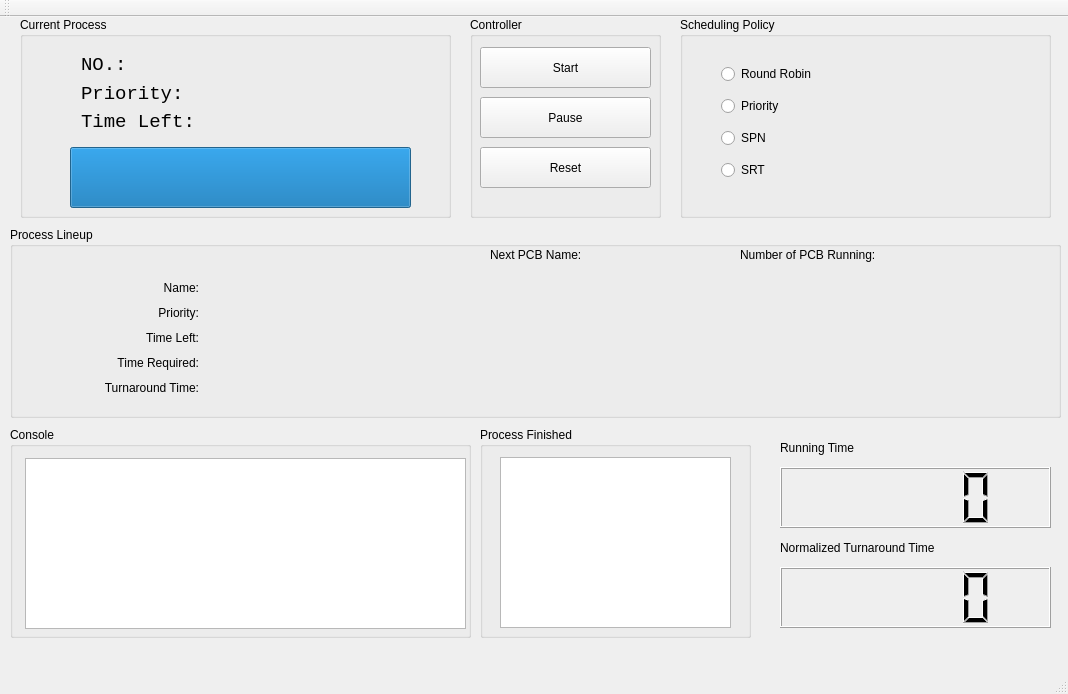
<?xml version="1.0" encoding="UTF-8"?>
<ui version="4.0">
 <class>MainWindow</class>
 <widget class="QMainWindow" name="MainWindow">
  <property name="geometry">
   <rect>
    <x>0</x>
    <y>0</y>
    <width>1068</width>
    <height>694</height>
   </rect>
  </property>
  <property name="windowTitle">
   <string>MainWindow</string>
  </property>
  <widget class="QWidget" name="centralWidget">
   <widget class="QGroupBox" name="groupBox">
    <property name="geometry">
     <rect>
      <x>20</x>
      <y>0</y>
      <width>431</width>
      <height>201</height>
     </rect>
    </property>
    <property name="title">
     <string>Current Process</string>
    </property>
    <widget class="QProgressBar" name="progressBar">
     <property name="geometry">
      <rect>
       <x>50</x>
       <y>130</y>
       <width>341</width>
       <height>61</height>
      </rect>
     </property>
     <property name="maximum">
      <number>100</number>
     </property>
     <property name="value">
      <number>100</number>
     </property>
     <property name="format">
      <string/>
     </property>
    </widget>
    <widget class="QWidget" name="gridLayoutWidget">
     <property name="geometry">
      <rect>
       <x>50</x>
       <y>26</y>
       <width>301</width>
       <height>101</height>
      </rect>
     </property>
     <layout class="QGridLayout" name="gridLayout">
      <item row="0" column="1">
       <widget class="QLabel" name="CurrentProcessNoValue">
        <property name="font">
         <font>
          <family>Consolas</family>
          <pointsize>14</pointsize>
         </font>
        </property>
        <property name="text">
         <string/>
        </property>
       </widget>
      </item>
      <item row="0" column="0">
       <widget class="QLabel" name="CurrentProcessNo">
        <property name="font">
         <font>
          <family>Consolas</family>
          <pointsize>14</pointsize>
         </font>
        </property>
        <property name="text">
         <string>NO.:</string>
        </property>
       </widget>
      </item>
      <item row="1" column="1">
       <widget class="QLabel" name="CurrentProcessPriorityValue">
        <property name="font">
         <font>
          <family>Consolas</family>
          <pointsize>14</pointsize>
         </font>
        </property>
        <property name="text">
         <string/>
        </property>
       </widget>
      </item>
      <item row="1" column="0">
       <widget class="QLabel" name="CurrentProcessPriority">
        <property name="font">
         <font>
          <family>Consolas</family>
          <pointsize>14</pointsize>
         </font>
        </property>
        <property name="text">
         <string>Priority:</string>
        </property>
       </widget>
      </item>
      <item row="2" column="0">
       <widget class="QLabel" name="CurrentProcessLeftTime">
        <property name="font">
         <font>
          <family>Consolas</family>
          <pointsize>14</pointsize>
         </font>
        </property>
        <property name="text">
         <string>Time Left:</string>
        </property>
       </widget>
      </item>
      <item row="2" column="1">
       <widget class="QLabel" name="CurrentProcessLeftTimeValue">
        <property name="font">
         <font>
          <family>Consolas</family>
          <pointsize>14</pointsize>
         </font>
        </property>
        <property name="text">
         <string/>
        </property>
       </widget>
      </item>
     </layout>
    </widget>
   </widget>
   <widget class="QGroupBox" name="groupBox_2">
    <property name="geometry">
     <rect>
      <x>470</x>
      <y>0</y>
      <width>191</width>
      <height>201</height>
     </rect>
    </property>
    <property name="title">
     <string>Controller</string>
    </property>
    <widget class="QPushButton" name="StartButton">
     <property name="geometry">
      <rect>
       <x>10</x>
       <y>30</y>
       <width>171</width>
       <height>41</height>
      </rect>
     </property>
     <property name="text">
      <string>Start</string>
     </property>
    </widget>
    <widget class="QPushButton" name="PauseButton">
     <property name="geometry">
      <rect>
       <x>10</x>
       <y>80</y>
       <width>171</width>
       <height>41</height>
      </rect>
     </property>
     <property name="text">
      <string>Pause</string>
     </property>
    </widget>
    <widget class="QPushButton" name="ResetButton">
     <property name="geometry">
      <rect>
       <x>10</x>
       <y>130</y>
       <width>171</width>
       <height>41</height>
      </rect>
     </property>
     <property name="text">
      <string>Reset</string>
     </property>
    </widget>
   </widget>
   <widget class="QGroupBox" name="groupBox_3">
    <property name="geometry">
     <rect>
      <x>680</x>
      <y>0</y>
      <width>371</width>
      <height>201</height>
     </rect>
    </property>
    <property name="title">
     <string>Scheduling Policy</string>
    </property>
    <widget class="QWidget" name="verticalLayoutWidget">
     <property name="geometry">
      <rect>
       <x>30</x>
       <y>30</y>
       <width>131</width>
       <height>151</height>
      </rect>
     </property>
     <layout class="QVBoxLayout" name="verticalLayout">
      <item>
       <widget class="QRadioButton" name="RRChosen">
        <property name="text">
         <string>Round Robin</string>
        </property>
       </widget>
      </item>
      <item>
       <widget class="QRadioButton" name="PRChosen">
        <property name="text">
         <string>Priority</string>
        </property>
       </widget>
      </item>
      <item>
       <widget class="QRadioButton" name="SPNChosen">
        <property name="text">
         <string>SPN</string>
        </property>
       </widget>
      </item>
      <item>
       <widget class="QRadioButton" name="SRTChosen">
        <property name="text">
         <string>SRT</string>
        </property>
       </widget>
      </item>
     </layout>
    </widget>
    <widget class="QLabel" name="DispatchTacticsExplanation">
     <property name="geometry">
      <rect>
       <x>180</x>
       <y>30</y>
       <width>171</width>
       <height>151</height>
      </rect>
     </property>
     <property name="text">
      <string/>
     </property>
     <property name="textFormat">
      <enum>Qt::AutoText</enum>
     </property>
     <property name="alignment">
      <set>Qt::AlignLeading|Qt::AlignLeft|Qt::AlignTop</set>
     </property>
     <property name="wordWrap">
      <bool>true</bool>
     </property>
    </widget>
   </widget>
   <widget class="QGroupBox" name="groupBox_4">
    <property name="geometry">
     <rect>
      <x>10</x>
      <y>210</y>
      <width>1051</width>
      <height>191</height>
     </rect>
    </property>
    <property name="title">
     <string>Process Lineup</string>
    </property>
    <widget class="QWidget" name="verticalLayoutWidget_2">
     <property name="geometry">
      <rect>
       <x>40</x>
       <y>40</y>
       <width>160</width>
       <height>141</height>
      </rect>
     </property>
     <layout class="QVBoxLayout" name="verticalLayout_2">
      <item>
       <widget class="QLabel" name="label_1">
        <property name="baseSize">
         <size>
          <width>33</width>
          <height>33</height>
         </size>
        </property>
        <property name="text">
         <string>Name:</string>
        </property>
        <property name="alignment">
         <set>Qt::AlignRight|Qt::AlignTrailing|Qt::AlignVCenter</set>
        </property>
       </widget>
      </item>
      <item>
       <widget class="QLabel" name="label_3">
        <property name="text">
         <string>Priority:</string>
        </property>
        <property name="alignment">
         <set>Qt::AlignRight|Qt::AlignTrailing|Qt::AlignVCenter</set>
        </property>
       </widget>
      </item>
      <item>
       <widget class="QLabel" name="label_5">
        <property name="text">
         <string>Time Left:</string>
        </property>
        <property name="alignment">
         <set>Qt::AlignRight|Qt::AlignTrailing|Qt::AlignVCenter</set>
        </property>
       </widget>
      </item>
      <item>
       <widget class="QLabel" name="label_7">
        <property name="text">
         <string>Time Required:</string>
        </property>
        <property name="alignment">
         <set>Qt::AlignRight|Qt::AlignTrailing|Qt::AlignVCenter</set>
        </property>
       </widget>
      </item>
      <item>
       <widget class="QLabel" name="label_9">
        <property name="text">
         <string>Turnaround Time:</string>
        </property>
        <property name="alignment">
         <set>Qt::AlignRight|Qt::AlignTrailing|Qt::AlignVCenter</set>
        </property>
       </widget>
      </item>
     </layout>
    </widget>
    <widget class="QWidget" name="gridLayoutWidget_4">
     <property name="geometry">
      <rect>
       <x>200</x>
       <y>40</y>
       <width>691</width>
       <height>141</height>
      </rect>
     </property>
     <layout class="QGridLayout" name="gridLayout_4">
      <item row="1" column="1">
       <widget class="QLabel" name="Priority1_2">
        <property name="text">
         <string/>
        </property>
        <property name="alignment">
         <set>Qt::AlignCenter</set>
        </property>
       </widget>
      </item>
      <item row="0" column="3">
       <widget class="QLabel" name="Name1_4">
        <property name="text">
         <string/>
        </property>
        <property name="alignment">
         <set>Qt::AlignCenter</set>
        </property>
       </widget>
      </item>
      <item row="3" column="3">
       <widget class="QLabel" name="TimeRequired1_4">
        <property name="text">
         <string/>
        </property>
        <property name="alignment">
         <set>Qt::AlignCenter</set>
        </property>
       </widget>
      </item>
      <item row="2" column="1">
       <widget class="QLabel" name="TimeLeft1_2">
        <property name="text">
         <string/>
        </property>
        <property name="alignment">
         <set>Qt::AlignCenter</set>
        </property>
       </widget>
      </item>
      <item row="2" column="3">
       <widget class="QLabel" name="TimeLeft1_4">
        <property name="text">
         <string/>
        </property>
        <property name="alignment">
         <set>Qt::AlignCenter</set>
        </property>
       </widget>
      </item>
      <item row="2" column="2">
       <widget class="QLabel" name="TimeLeft1_3">
        <property name="text">
         <string/>
        </property>
        <property name="alignment">
         <set>Qt::AlignCenter</set>
        </property>
       </widget>
      </item>
      <item row="0" column="1">
       <widget class="QLabel" name="Name1_2">
        <property name="text">
         <string/>
        </property>
        <property name="alignment">
         <set>Qt::AlignCenter</set>
        </property>
       </widget>
      </item>
      <item row="2" column="0">
       <widget class="QLabel" name="TimeLeft1">
        <property name="text">
         <string/>
        </property>
        <property name="alignment">
         <set>Qt::AlignCenter</set>
        </property>
       </widget>
      </item>
      <item row="4" column="0">
       <widget class="QLabel" name="TurnAround1">
        <property name="text">
         <string/>
        </property>
        <property name="alignment">
         <set>Qt::AlignCenter</set>
        </property>
       </widget>
      </item>
      <item row="1" column="2">
       <widget class="QLabel" name="Priority1_3">
        <property name="text">
         <string/>
        </property>
        <property name="alignment">
         <set>Qt::AlignCenter</set>
        </property>
       </widget>
      </item>
      <item row="3" column="1">
       <widget class="QLabel" name="TimeRequired1_2">
        <property name="text">
         <string/>
        </property>
        <property name="alignment">
         <set>Qt::AlignCenter</set>
        </property>
       </widget>
      </item>
      <item row="3" column="2">
       <widget class="QLabel" name="TimeRequired1_3">
        <property name="text">
         <string/>
        </property>
        <property name="alignment">
         <set>Qt::AlignCenter</set>
        </property>
       </widget>
      </item>
      <item row="0" column="0">
       <widget class="QLabel" name="Name1">
        <property name="text">
         <string/>
        </property>
        <property name="alignment">
         <set>Qt::AlignCenter</set>
        </property>
       </widget>
      </item>
      <item row="3" column="0">
       <widget class="QLabel" name="TimeRequired1">
        <property name="text">
         <string/>
        </property>
        <property name="alignment">
         <set>Qt::AlignCenter</set>
        </property>
       </widget>
      </item>
      <item row="1" column="3">
       <widget class="QLabel" name="Priority1_4">
        <property name="text">
         <string/>
        </property>
        <property name="alignment">
         <set>Qt::AlignCenter</set>
        </property>
       </widget>
      </item>
      <item row="1" column="0">
       <widget class="QLabel" name="Priority1">
        <property name="text">
         <string/>
        </property>
        <property name="alignment">
         <set>Qt::AlignCenter</set>
        </property>
       </widget>
      </item>
      <item row="4" column="1">
       <widget class="QLabel" name="TurnAround1_2">
        <property name="text">
         <string/>
        </property>
        <property name="alignment">
         <set>Qt::AlignCenter</set>
        </property>
       </widget>
      </item>
      <item row="0" column="2">
       <widget class="QLabel" name="Name1_3">
        <property name="text">
         <string/>
        </property>
        <property name="alignment">
         <set>Qt::AlignCenter</set>
        </property>
       </widget>
      </item>
      <item row="4" column="2">
       <widget class="QLabel" name="TurnAround1_3">
        <property name="text">
         <string/>
        </property>
        <property name="alignment">
         <set>Qt::AlignCenter</set>
        </property>
       </widget>
      </item>
      <item row="4" column="3">
       <widget class="QLabel" name="TurnAround1_4">
        <property name="text">
         <string/>
        </property>
        <property name="alignment">
         <set>Qt::AlignCenter</set>
        </property>
       </widget>
      </item>
      <item row="0" column="4">
       <widget class="QLabel" name="Name1_5">
        <property name="text">
         <string/>
        </property>
        <property name="alignment">
         <set>Qt::AlignCenter</set>
        </property>
       </widget>
      </item>
      <item row="1" column="4">
       <widget class="QLabel" name="Priority1_5">
        <property name="text">
         <string/>
        </property>
        <property name="alignment">
         <set>Qt::AlignCenter</set>
        </property>
       </widget>
      </item>
      <item row="2" column="4">
       <widget class="QLabel" name="TimeLeft1_5">
        <property name="text">
         <string/>
        </property>
        <property name="alignment">
         <set>Qt::AlignCenter</set>
        </property>
       </widget>
      </item>
      <item row="3" column="4">
       <widget class="QLabel" name="TimeRequired1_5">
        <property name="text">
         <string/>
        </property>
        <property name="alignment">
         <set>Qt::AlignCenter</set>
        </property>
       </widget>
      </item>
      <item row="4" column="4">
       <widget class="QLabel" name="TurnAround1_5">
        <property name="text">
         <string/>
        </property>
        <property name="alignment">
         <set>Qt::AlignCenter</set>
        </property>
       </widget>
      </item>
      <item row="0" column="5">
       <widget class="QLabel" name="Name1_6">
        <property name="text">
         <string/>
        </property>
        <property name="alignment">
         <set>Qt::AlignCenter</set>
        </property>
       </widget>
      </item>
      <item row="1" column="5">
       <widget class="QLabel" name="Priority1_6">
        <property name="text">
         <string/>
        </property>
        <property name="alignment">
         <set>Qt::AlignCenter</set>
        </property>
       </widget>
      </item>
      <item row="2" column="5">
       <widget class="QLabel" name="TimeLeft1_6">
        <property name="text">
         <string/>
        </property>
        <property name="alignment">
         <set>Qt::AlignCenter</set>
        </property>
       </widget>
      </item>
      <item row="3" column="5">
       <widget class="QLabel" name="TimeRequired1_6">
        <property name="text">
         <string/>
        </property>
        <property name="alignment">
         <set>Qt::AlignCenter</set>
        </property>
       </widget>
      </item>
      <item row="4" column="5">
       <widget class="QLabel" name="TurnAround1_6">
        <property name="text">
         <string/>
        </property>
        <property name="alignment">
         <set>Qt::AlignCenter</set>
        </property>
       </widget>
      </item>
     </layout>
    </widget>
    <widget class="QLabel" name="label_2">
     <property name="geometry">
      <rect>
       <x>730</x>
       <y>20</y>
       <width>201</width>
       <height>16</height>
      </rect>
     </property>
     <property name="text">
      <string>Number of PCB Running:</string>
     </property>
    </widget>
    <widget class="QLabel" name="label">
     <property name="geometry">
      <rect>
       <x>480</x>
       <y>20</y>
       <width>121</width>
       <height>16</height>
      </rect>
     </property>
     <property name="text">
      <string>Next PCB Name:</string>
     </property>
    </widget>
    <widget class="QLabel" name="NextPcbNameValue">
     <property name="geometry">
      <rect>
       <x>630</x>
       <y>20</y>
       <width>72</width>
       <height>15</height>
      </rect>
     </property>
     <property name="text">
      <string/>
     </property>
    </widget>
    <widget class="QLabel" name="NumberOfPCBRunning">
     <property name="geometry">
      <rect>
       <x>940</x>
       <y>20</y>
       <width>72</width>
       <height>15</height>
      </rect>
     </property>
     <property name="text">
      <string/>
     </property>
    </widget>
   </widget>
   <widget class="QGroupBox" name="groupBox_5">
    <property name="geometry">
     <rect>
      <x>10</x>
      <y>410</y>
      <width>461</width>
      <height>211</height>
     </rect>
    </property>
    <property name="title">
     <string>Console</string>
    </property>
    <widget class="QTextBrowser" name="Console">
     <property name="geometry">
      <rect>
       <x>15</x>
       <y>31</y>
       <width>441</width>
       <height>171</height>
      </rect>
     </property>
    </widget>
   </widget>
   <widget class="QGroupBox" name="groupBox_6">
    <property name="geometry">
     <rect>
      <x>480</x>
      <y>410</y>
      <width>271</width>
      <height>211</height>
     </rect>
    </property>
    <property name="title">
     <string>Process Finished</string>
    </property>
    <widget class="QTextBrowser" name="ProcessFinished">
     <property name="geometry">
      <rect>
       <x>20</x>
       <y>30</y>
       <width>231</width>
       <height>171</height>
      </rect>
     </property>
    </widget>
   </widget>
   <widget class="QLCDNumber" name="RunningTime">
    <property name="geometry">
     <rect>
      <x>780</x>
      <y>450</y>
      <width>271</width>
      <height>61</height>
     </rect>
    </property>
    <property name="styleSheet">
     <string notr="true"/>
    </property>
   </widget>
   <widget class="QLCDNumber" name="NormalizeTurnaroundTime">
    <property name="geometry">
     <rect>
      <x>780</x>
      <y>550</y>
      <width>271</width>
      <height>61</height>
     </rect>
    </property>
    <property name="styleSheet">
     <string notr="true"/>
    </property>
   </widget>
   <widget class="QLabel" name="lcdProperty2">
    <property name="geometry">
     <rect>
      <x>780</x>
      <y>520</y>
      <width>241</width>
      <height>21</height>
     </rect>
    </property>
    <property name="text">
     <string>Normalized Turnaround Time</string>
    </property>
   </widget>
   <widget class="QLabel" name="lcdProperty1">
    <property name="geometry">
     <rect>
      <x>780</x>
      <y>420</y>
      <width>131</width>
      <height>21</height>
     </rect>
    </property>
    <property name="text">
     <string>Running Time</string>
    </property>
   </widget>
  </widget>
  <widget class="QMenuBar" name="menuBar">
   <property name="geometry">
    <rect>
     <x>0</x>
     <y>0</y>
     <width>1068</width>
     <height>26</height>
    </rect>
   </property>
  </widget>
  <widget class="QToolBar" name="mainToolBar">
   <attribute name="toolBarArea">
    <enum>TopToolBarArea</enum>
   </attribute>
   <attribute name="toolBarBreak">
    <bool>false</bool>
   </attribute>
  </widget>
  <widget class="QStatusBar" name="statusBar"/>
 </widget>
 <layoutdefault spacing="6" margin="11"/>
 <resources/>
 <connections/>
</ui>
